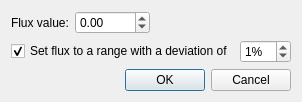
<?xml version="1.0" encoding="UTF-8"?>
<ui version="4.0">
 <class>SetFluxValueDialog</class>
 <widget class="QDialog" name="SetFluxValueDialog">
  <property name="geometry">
   <rect>
    <x>0</x>
    <y>0</y>
    <width>279</width>
    <height>97</height>
   </rect>
  </property>
  <property name="windowTitle">
   <string>Set flux value</string>
  </property>
  <layout class="QVBoxLayout" name="verticalLayout">
   <item>
    <layout class="QHBoxLayout" name="horizontalLayout_2">
     <item>
      <widget class="QLabel" name="fluxValueLabel">
       <property name="text">
        <string>Flux value:</string>
       </property>
      </widget>
     </item>
     <item>
      <widget class="QDoubleSpinBox" name="fluxValueDoubleSpinBox">
       <property name="minimum">
        <double>-1000.000000000000000</double>
       </property>
       <property name="maximum">
        <double>1000.000000000000000</double>
       </property>
      </widget>
     </item>
     <item>
      <spacer name="horizontalSpacer">
       <property name="orientation">
        <enum>Qt::Horizontal</enum>
       </property>
       <property name="sizeHint" stdset="0">
        <size>
         <width>40</width>
         <height>20</height>
        </size>
       </property>
      </spacer>
     </item>
    </layout>
   </item>
   <item>
    <layout class="QHBoxLayout" name="horizontalLayout">
     <item>
      <widget class="QCheckBox" name="checkBox">
       <property name="text">
        <string>Set flux to a range with a deviation of</string>
       </property>
       <property name="checked">
        <bool>true</bool>
       </property>
      </widget>
     </item>
     <item>
      <widget class="QSpinBox" name="deviationInput">
       <property name="whatsThis">
        <string/>
       </property>
       <property name="suffix">
        <string>%</string>
       </property>
       <property name="prefix">
        <string/>
       </property>
       <property name="value">
        <number>1</number>
       </property>
      </widget>
     </item>
    </layout>
   </item>
   <item>
    <widget class="QDialogButtonBox" name="buttonBox">
     <property name="orientation">
      <enum>Qt::Horizontal</enum>
     </property>
     <property name="standardButtons">
      <set>QDialogButtonBox::Cancel|QDialogButtonBox::Ok</set>
     </property>
    </widget>
   </item>
  </layout>
 </widget>
 <resources/>
 <connections>
  <connection>
   <sender>buttonBox</sender>
   <signal>accepted()</signal>
   <receiver>SetFluxValueDialog</receiver>
   <slot>accept()</slot>
   <hints>
    <hint type="sourcelabel">
     <x>248</x>
     <y>254</y>
    </hint>
    <hint type="destinationlabel">
     <x>157</x>
     <y>274</y>
    </hint>
   </hints>
  </connection>
  <connection>
   <sender>buttonBox</sender>
   <signal>rejected()</signal>
   <receiver>SetFluxValueDialog</receiver>
   <slot>reject()</slot>
   <hints>
    <hint type="sourcelabel">
     <x>316</x>
     <y>260</y>
    </hint>
    <hint type="destinationlabel">
     <x>286</x>
     <y>274</y>
    </hint>
   </hints>
  </connection>
 </connections>
</ui>
